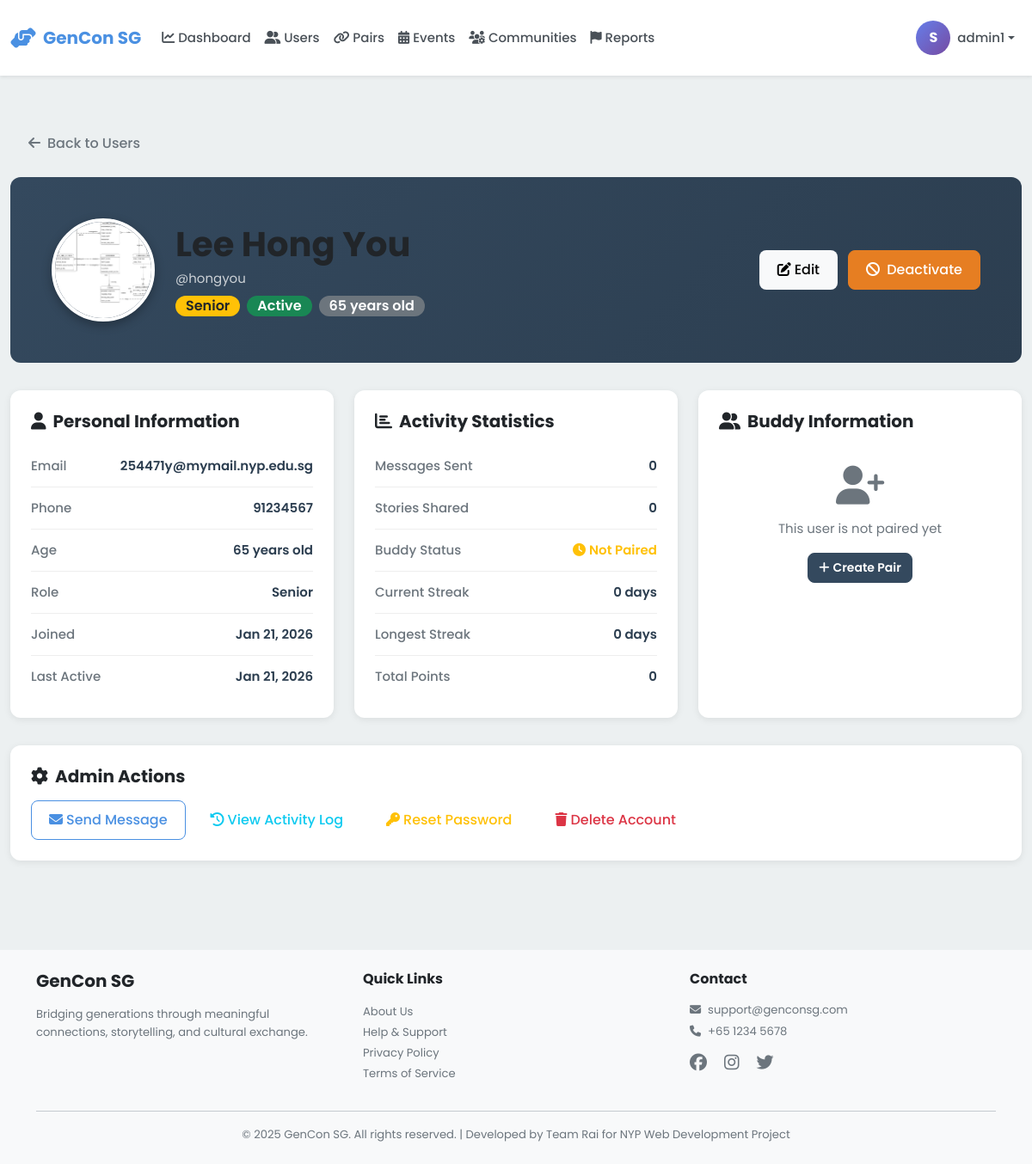
The app's page /admin/users/4 (signed in), older data.
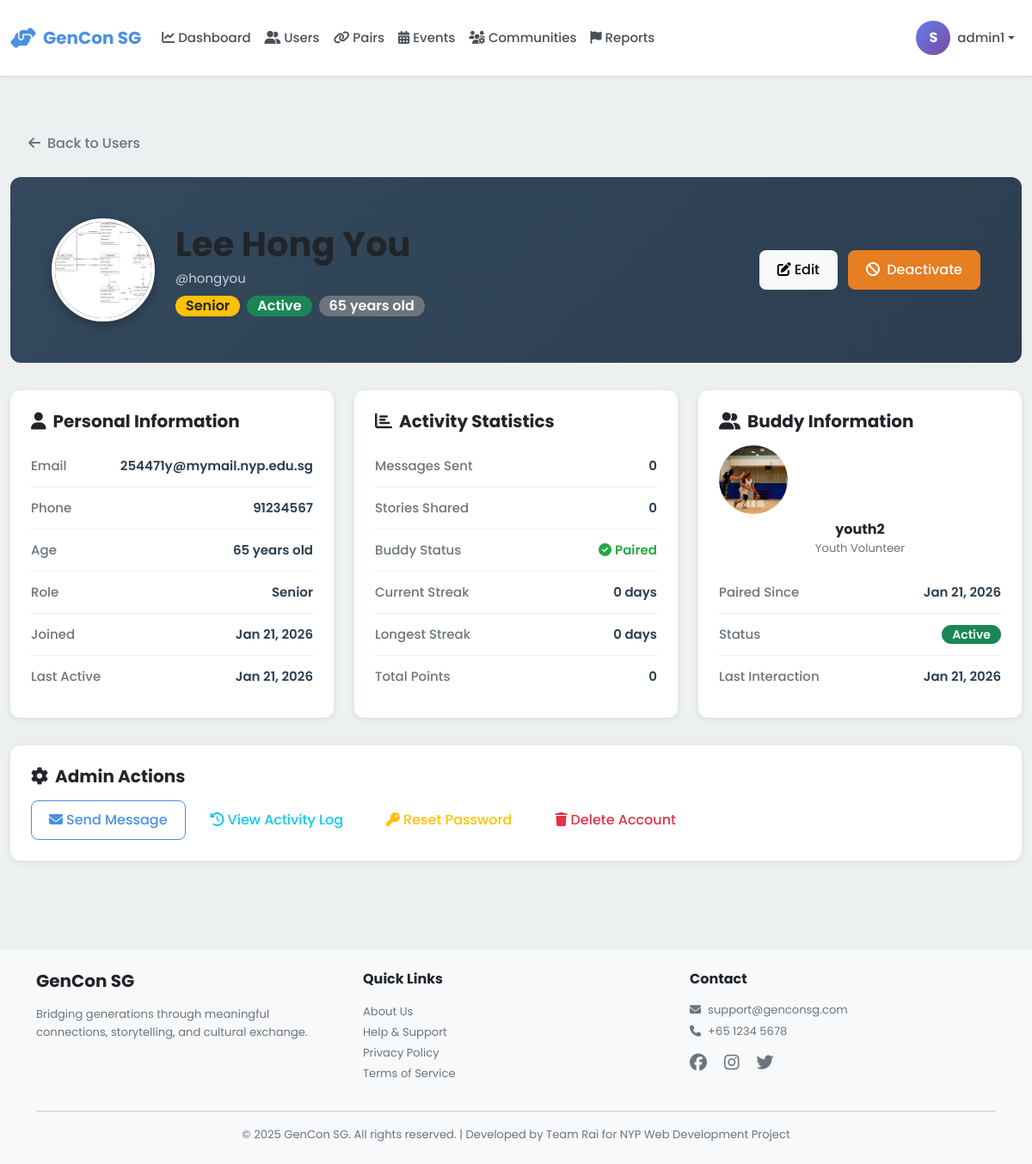
The same page, newer data.
### models.py (models this page shows, shortened)
class User(db.Model):
    __tablename__ = 'users'
    id = db.Column(db.Integer, primary_key=True)
    username = db.Column(db.String(80), unique=True, nullable=False, index=True)
    password_hash = db.Column(db.String(255), nullable=False)
    email = db.Column(db.String(120), unique=True, nullable=False, index=True)
    full_name = db.Column(db.String(120), nullable=False)
    phone = db.Column(db.String(20))
    age = db.Column(db.Integer, nullable=False)
    bio = db.Column(db.Text)  # User biography
    school = db.Column(db.String(255))  # School or organization for youth
    role = db.Column(db.String(20), nullable=False)  # 'senior', 'youth', or 'admin'
    profile_picture = db.Column(db.String(255), default='default-avatar.png')
    interests_json = db.Column(db.Text)  # Stores interests as JSON array
    languages_json = db.Column(db.Text)  # Stores languages as JSON array
    accessibility_settings_json = db.Column(db.Text)  # Stores settings as JSON object
    created_at = db.Column(db.DateTime, default=datetime.utcnow, nullable=False)
    last_active = db.Column(db.DateTime, default=datetime.utcnow, nullable=False)
    is_active = db.Column(db.Boolean, default=True)
    stories = db.relationship('Story', back_populates='user', lazy='dynamic')
    sent_messages = db.relationship('Message', foreign_keys='Message.sender_id',
                                   back_populates='sender', lazy='dynamic')
    received_messages = db.relationship('Message', foreign_keys='Message.recipient_id',
                                       back_populates='recipient', lazy='dynamic')
    senior_pairs = db.relationship('Pair', foreign_keys='Pair.senior_id',
                                   back_populates='senior', lazy='dynamic')
    youth_pairs = db.relationship('Pair', foreign_keys='Pair.youth_id',
                                 back_populates='youth', lazy='dynamic')
    streak = db.relationship('Streak', back_populates='user', uselist=False)
    badges = db.relationship('Badge', back_populates='user', lazy='dynamic')
    checkins = db.relationship('Checkin', back_populates='user', lazy='dynamic')
    @property
    def interests(self):
        """Get interests as Python list from JSON string."""
        if self.interests_json:
            return json.loads(self.interests_json)
        return []
    @interests.setter
    def interests(self, value):
        """Set interests from Python list, store as JSON string."""
        self.interests_json = json.dumps(value)
    @property
    def languages(self):
        """Get languages as Python list from JSON string."""
        if self.languages_json:
            return json.loads(self.languages_json)
        return []
    @languages.setter
    def languages(self, value):
        """Set languages from Python list, store as JSON string."""
        self.languages_json = json.dumps(value)
    @property
    def accessibility_settings(self):
        """Get accessibility settings as Python dict from JSON string."""
        if self.accessibility_settings_json:
            return json.loads(self.accessibility_settings_json)
        return {}

class Pair(db.Model):
    __tablename__ = 'pairs'
    id = db.Column(db.Integer, primary_key=True)
    senior_id = db.Column(db.Integer, db.ForeignKey('users.id'), nullable=False, index=True)
    youth_id = db.Column(db.Integer, db.ForeignKey('users.id'), nullable=False, index=True)
    program = db.Column(db.String(100))  # Program/initiative name
    status = db.Column(db.String(20), default='active')  # active, inactive, paused
    paired_date = db.Column(db.DateTime, default=datetime.utcnow, nullable=False)
    last_interaction = db.Column(db.DateTime, default=datetime.utcnow)
    senior = db.relationship('User', foreign_keys=[senior_id], back_populates='senior_pairs')
    youth = db.relationship('User', foreign_keys=[youth_id], back_populates='youth_pairs')
    __table_args__ = (db.UniqueConstraint('senior_id', 'youth_id', name='unique_senior_youth_pair'),)

### blueprints/admin.py (the view)
@admin_bp.route('/users/<int:user_id>')
@admin_required
def user_detail(user_id):
    user = User.query.get_or_404(user_id)
    if user.role == 'senior':
        stories_count = Story.query.filter_by(user_id=user.id).count()
        pair = Pair.query.filter_by(senior_id=user.id, status='active').first()
    else:
        stories_count = 0
        pair = Pair.query.filter_by(youth_id=user.id, status='active').first()
    messages_sent = Message.query.filter_by(sender_id=user.id).count()
    return render_template('admin/user_detail.html',
                         user=user,
                         stories_count=stories_count,
                         messages_sent=messages_sent,
                         pair=pair)

### app.py (called while the page is built)
@app.context_processor
def inject_user():
    return dict(session=session)

### blueprints/admin.py (called while the page is built)
def admin_required(f):
    @wraps(f)
    def decorated_function(*args, **kwargs):
        if 'user_id' not in session:
            flash('Please login to access this page', 'warning')
            return redirect(url_for('auth.login', role='admin'))
        if session.get('role') != 'admin':
            flash('Access denied. Admin privileges required.', 'danger')
            return redirect(url_for('index'))
        return f(*args, **kwargs)
    return decorated_function

### templates/admin/user_detail.html (shortened to what the changed rows need)
{% extends "base.html" %}
{% block extra_css %}
<link rel="stylesheet" href="{{ url_for('static', filename='css/admin.css') }}">
{% endblock %}
{% block content %}
<div class="container-fluid py-4">
    <div class="user-profile-header">
        <div class="row align-items-center">
            <div class="col">
                <h1 class="mb-1">{{ user.full_name }}</h1>
            </div>
        </div>
    </div>
    <div class="row">
        <div class="col-lg-4 mb-4">
            <div class="user-info-card">
                <div class="info-row">
                    <span class="info-value">
                        {% if pair %}
                        <span class="text-success"><i class="fas fa-check-circle me-1"></i>Paired</span>
                        {% else %}
                        <span class="text-warning"><i class="fas fa-clock me-1"></i>Not Paired</span>
                        {% endif %}
                    </span>
                </div>
            </div>
        </div>
        <div class="col-lg-4 mb-4">
            <div class="user-info-card">
                {% if pair %}
                <div class="text-center mb-3">
                    {% if user.role == 'senior' %}
                    <img src="{{ url_for('static', filename='images/' + (pair.youth.profile_picture or 'default-avatar.png')) }}"
                         alt="Buddy Avatar"
                         class="rounded-circle mb-2"
                         style="width: 80px; height: 80px; object-fit: cover;"
                         onerror="this.src='https://ui-avatars.com/api/?name={{ pair.youth.full_name }}&background=9B59B6&color=fff'">
                    <h6 class="mb-0">{{ pair.youth.full_name }}</h6>
                    <small class="text-muted">Youth Volunteer</small>
                    {% endif %}
                </div>
                <div class="info-row">
                    <span class="info-label">Paired Since</span>
                    <span class="info-value">{{ pair.paired_date.strftime('%b %d, %Y') }}</span>
                </div>
                <div class="info-row">
                    <span class="info-label">Status</span>
                    <span class="info-value">
                        <span class="badge bg-success">{{ pair.status|capitalize }}</span>
                    </span>
                </div>
                <div class="info-row">
                    <span class="info-label">Last Interaction</span>
                    <span class="info-value">{{ pair.last_interaction.strftime('%b %d, %Y') if pair.last_interaction else 'Never' }}</span>
                </div>
                {% else %}
                <div class="text-center py-4">
                    <i class="fas fa-user-plus fa-3x text-muted mb-3"></i>
                    <p class="text-muted">This user is not paired yet</p>
                    <a href="{{ url_for('admin.create_pair') }}" class="btn btn-primary btn-sm">
                        <i class="fas fa-plus me-1"></i>Create Pair
                    </a>
                </div>
                {% endif %}
            </div>
        </div>
    </div>
</div>
{% endblock %}

Row changes from the older to the newer data that the page shows:
added User: profile_picture (picture), youth.full_name "youth2"
added Pair: paired_date "Jan 21, 2026", status "Active", last_interaction "Jan 21, 2026"
Text that changed along with them:
text no longer shown: "Not Paired This user is not paired yet Create Pair"
text now shown: "Paired Youth Volunteer Paired Since Status Last Interaction"
